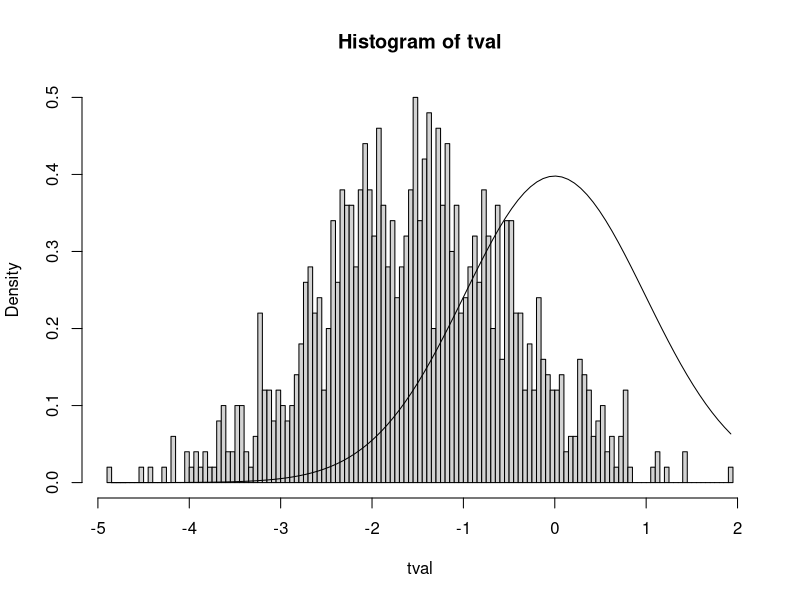

R code for this plot:
# Test de moyenne - T test simulation (Monte Carlo)
# Objectif: Estimation de puissance 
# dans le cas: 2 échantillons appariés

# Clear environment
rm(list=ls())

#-----------------------------------------------------------------------
# Paramètres de la simulation
#-----------------------------------------------------------------------

# Taille des échantillons pilotes
# Non nécessairement égaux (dépend des ressources disponibles)
npilote_congruent = 40
npilote_incongruent = 25


# Taille des tirages pour Monte-Carlo.
n = 50
# Number of runs for MC
runs = 1000


# Difference between the means
# no difference to test the alpha level (type I errors)
meand = 0 
# non null to test how often the existing effect is found (power)
#meand = 0.04

# Standard deviation of samples
s1 = 0.1
s2 = 0.05

# correlation factor
cf = 0.8

# Erreur de 1ère espèce
alpha = 0.05


#---------------------------------------------------
#                     pilote 
#---------------------------------------------------



pilote_ttest_paired<-function(npilote_congruent, npilote_incongruent, meand, s1, s2, cf)
{
  # On simule 2 échantillons "réels"
  # tels que: leur différence de moyenne est meand,
  # les standard error des echantillons sont s1 et s2,
  # et le facteur de corrélation est cf.
  congruent = rnorm(npilote_congruent,mean = 0,sd = s1)
  # Dans le cas apparié, on suppose que Y = a + bX + eps,
  # où eps est une normale centrée. On a donc:
  a = meand
  # puis var(Y) = b²var(X) + var(eps), et
  # cf = b/(s1s2)
  b = cf*(s1*s2)
  sd_eps = sqrt(s2^2-b^2*s1^2)  
  eps = rnorm(npilote_congruent,mean = 0,sd = sd_eps)
  incongruent = a + b*congruent + eps
  # On estime les paramètres du pilote
  mean1 = mean(congruent)
  mean2 = mean(incongruent)
  ecart_type_congruent = sd(congruent)
  ecart_type_incongruent = sd(incongruent)
  cf_estime = cov(congruent,incongruent)/(sd(congruent)*sd(incongruent))
  # On retourne l'approximation de l'étude pilote
  return (c(mean1, mean2, ecart_type_congruent, ecart_type_incongruent, cf_estime))
}





#---------------------------------------------------
# t-test simulations (Monte-Carlo)
#---------------------------------------------------

ttest_normal<-function(runs, n, pilote, alpha, cf){
  
  # On récupère les paramètres du pilote
  mean1 = pilote[1]
  mean2 = pilote[2]
  s1 = pilote[3]
  s2 = pilote[4]
  cf = pilote[4]
  
  # Independent variable (predictor)
  x = c(
    rep(1,n)	# group 
  )
  x = factor(x)
  
  # Perform runs (with stochastic sampling)
  tval = numeric(runs) # to store resulting t statistics
  tval_hand = numeric(runs) # to store resulting t statistics (computed by hand)
  pval = numeric(runs) # to store resulting p-values
  
  sz = sqrt(s1^2+s2^2-(2*cf*s1*s2))
  
  for (r in 1:runs) {
    # Generate random independent samples with normal distributions
    # for the dependent variable (predicted)
    y = c(
      rnorm(n,mean=mean2-mean1,sd=sz)
    )
    
    # Run model : on stocke les t-statistics et p-values
    # du modèle généré par R.
    model = t.test(y)
    tval[r] = model$statistic
    pval[r] = model$p.value
    
    # Hand-made equivalent to compute the t statistic
    # (will produce the same value as model$statistic)
    # DV for group
    y1 = y[x==1]
    # Pooled standard deviation
    s12 = sd(y1)
    tval_hand[r] = mean(y1)/(s12/sqrt(n))
  }
  
  # Display the resulting statistics
  res = data.frame(
    t_statistic=tval,
    t_statistic_hand=tval_hand,
    p_value=pval
  )
  head(res,10)
  
  # Histograms for the observed t statistic on independent samples
  hist(tval,freq=FALSE,breaks=100)
  # Curve for the theoretical distribution for independent samples
  # (if mean = 0)
  s_range = seq(min(tval),max(tval),length.out=100)
  lines(s_range,dt(s_range,n+n-2))
  # if the histogram and curve match,
  # this means we cannot differentiate the results at chance level)
  
  # Directly exploit the pvalues generated by the model
  # to get the power of type I error rate (depending on meand value)
  # p5_model devrait tendre vers 0.05 si meand = 0
  # p5_model nous donne la puissance du test si meand != 0
  nb = sum(pval<alpha)
  # --> signifie que si meand = 0, on conclue à tort un effet à un ratio p5_model
  # si meand != 0, on affirme à raison un effet à un ratio p5_model
  p5_model = nb/runs
  
  # Compute the ratio of type I errors (should be <0.5)
  # equivalent to what precedes (to help you understand the computations)
  # (using the t statistic table/function)
  # p5_hand devrait etre égal à p5_model
  thr_low = qt(alpha/2,n+n-2,lower.tail=T)
  thr_upp = qt(alpha/2,n+n-2,lower.tail=F)
  nb = sum(tval<thr_low | tval>thr_upp)
  p5_hand = nb/runs
  
  # On calcule la puissance théorique (analytique) du t-test avec le package power:
  # NB: Dans le cas n1 = n2 = n, on devrait avoir p5_package = p5_model = p5_hand.
  p5_package = power.t.test(n=n, d = (mean2-mean1)/sz, sig.level = alpha, type = "paired", alternative = "two.sided")$power
  
  # Add these results to the global table
  results = data.frame(
    n=n,
    mean_diff=mean2-mean1,
    s1=s1,
    s2 = s2,
    runs=runs,
    p5_model=p5_model,
    p5_hand=p5_hand,
    p5_package=p5_package 
  )
  results
}
pilote = pilote_ttest_paired(npilote_congruent, npilote_incongruent, meand, s1, s2, cf)
ttest_normal(runs, n, pilote, alpha, cf)
# If meand=0, we expect the proportion of p-values<0.05 to be roughly at 0.05 (type I error rate)
# If meand!=0, we expect the proportion of p-values<0.05 to be the highest possible (power)

